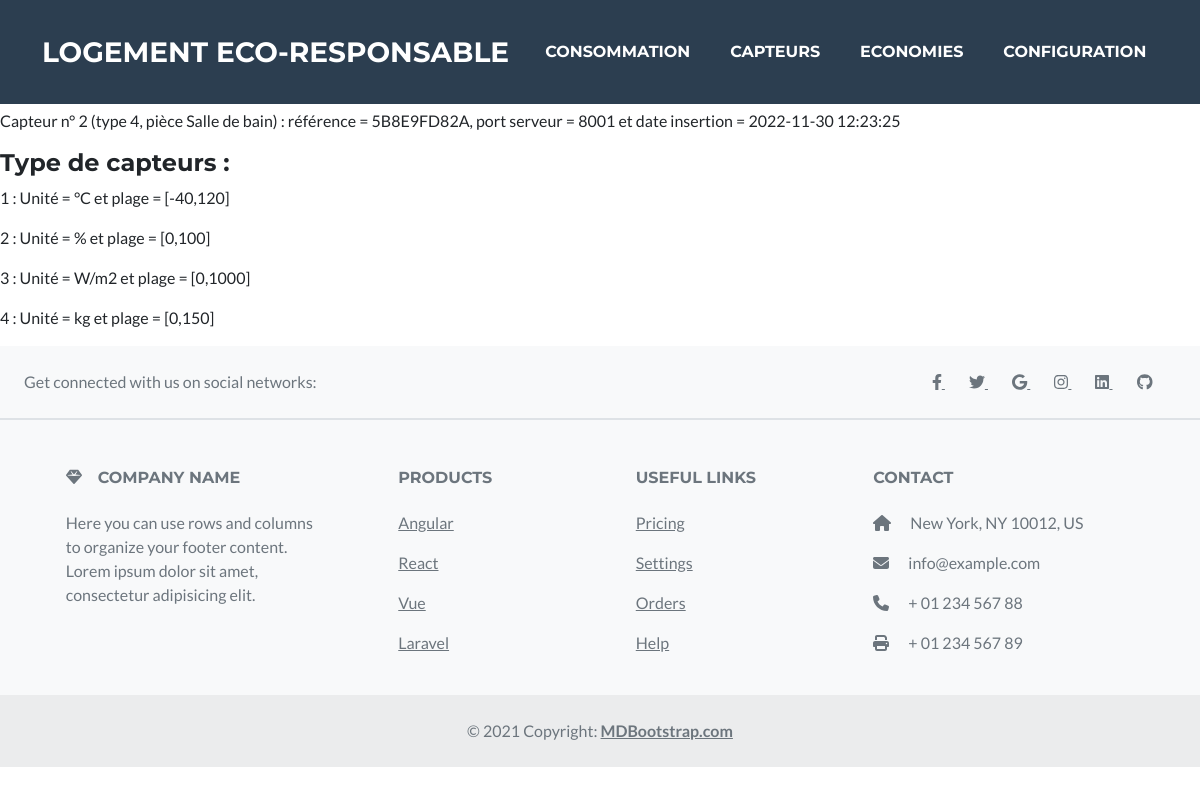
/website_php/capteurs.php, run on an earlier commit of the app's database.
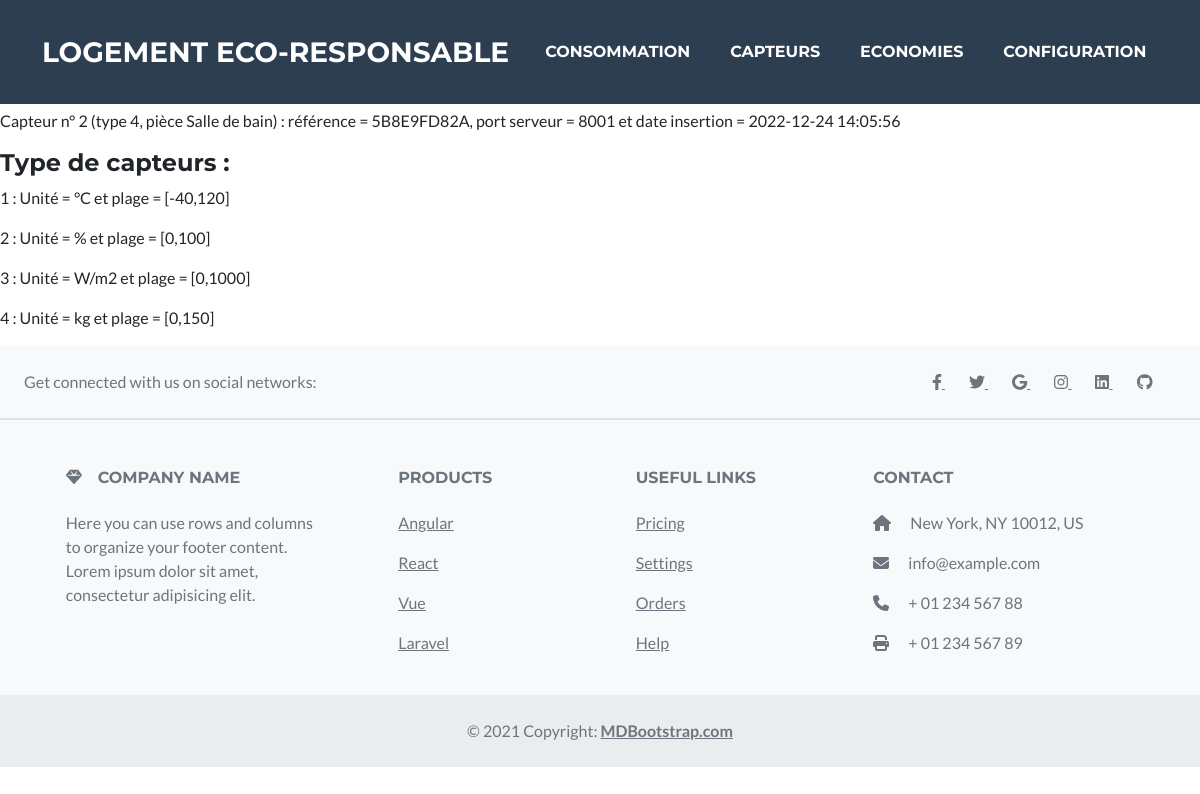
And on a later commit of the database.
### tables this page shows
CREATE TABLE Capteur (id INTEGER PRIMARY KEY AUTOINCREMENT, Ref_Commerciale TEXT NOT NULL, Port_Serveur INT NOT NULL, Date_Insertion TIMESTAMP DEFAULT CURRENT_TIMESTAMP, 
	Id_Type INTEGER NOT NULL, FOREIGN KEY (Id_Type) REFERENCES Type_Capteur(id));

CREATE TABLE Piece (id  INTEGER PRIMARY KEY AUTOINCREMENT, Nom TEXT NOT NULL, Coord_x REAL, Coord_y REAL, Coord_z REAL);

CREATE TABLE Type_Capteur (id INTEGER PRIMARY KEY AUTOINCREMENT, Unite TEXT NOT NULL, Plage_Debut REAL, Plage_Fin REAL);

### website_php/capteurs.php (the view, shortened to what this page needs)
<!DOCTYPE html>
<html lang="en">
<head>
  <?php include('includes/header.php'); ?>
</head>
<body class="fixed-sn mdb-skin-custom">
  <?php include('includes/navigation.php'); ?>
<main class="">
<section id="capteurs">
<h4>Vous trouverez ici toutes les informations concernant les capteurs </h4>
<?php
$db = new SQLite3('../logement.db');
$stm = $db->prepare('SELECT * FROM Capteur');
$res = $stm->execute();
while ($row = $res->fetchArray()): ?>
  <?php
  $stm_Piece_Capteur = $db->prepare('SELECT id_piece FROM Piece_Possede_Capteur WHERE id_capteur = ?');
  $stm_Piece_Capteur->bindValue(1,$row[0],SQLITE3_INTEGER);
  $res_Piece_Capteur = $stm_Piece_Capteur->execute();
  $row_Piece_Capteur = $res_Piece_Capteur->fetchArray();
  $stm_Piece = $db->prepare('SELECT Nom FROM Piece WHERE id = ?');
  $stm_Piece->bindValue(1,$row_Piece_Capteur[0]);
  $res_Piece = $stm_Piece->execute();
  $row_Piece = $res_Piece->fetchArray();
  ?>
  <p> <?php echo "Capteur n° {$row[0]} (type {$row[4]}, pièce $row_Piece[0]) : référence = {$row[1]}, port serveur = {$row[2]} et date insertion = {$row[3]}\n"; ?> </p>
<?php endwhile; ?>
<h4>Type de capteurs : </h4>
<?php
$stm = $db->prepare('SELECT * FROM Type_Capteur');
$res = $stm->execute();
while ($row = $res->fetchArray()): ?>
  <p> <?php echo "$row[0] : Unité = $row[1] et plage = [$row[2],$row[3]]"; ?> </p>
<?php endwhile; ?>
</section>
</main>
<?php include('includes/footer_style.php'); ?>
</body>
</html>

### website_php/includes/header.php (shortened to what this page needs)
<link href="css/styles.css" rel="stylesheet" />
<link rel="stylesheet" href="https://cdnjs.cloudflare.com/ajax/libs/font-awesome/5.15.3/css/all.min.css">
<link rel="stylesheet" href="https://mdbcdn.b-cdn.net/wp-content/themes/mdbootstrap4/docs-app/css/compiled-4.20.0.min.css">

### website_php/includes/navigation.php (shortened to what this page needs)
<nav class="navbar navbar-expand-lg bg-secondary text-uppercase fixed-top" id="mainNav">
    <div class="container">
        <a class="navbar-brand" href="index.php">Logement Eco-Responsable</a>
        <div class="collapse navbar-collapse" id="navbarResponsive">
            <ul class="navbar-nav ms-auto">
                <li class="nav-item mx-0 mx-lg-1"><a class="nav-link py-3 px-0 px-lg-3 rounded" href="consommation.php">Consommation</a></li>
                <li class="nav-item mx-0 mx-lg-1"><a class="nav-link py-3 px-0 px-lg-3 rounded" href="capteurs.php">Capteurs</a></li>
                <li class="nav-item mx-0 mx-lg-1"><a class="nav-link py-3 px-0 px-lg-3 rounded" href="economies.php">Economies</a></li>
                <li class="nav-item mx-0 mx-lg-1"><a class="nav-link py-3 px-0 px-lg-3 rounded" href="configuration.php">Configuration</a></li>
            </ul>
        </div>
    </div>
</nav>

### website_php/includes/footer_style.php (shortened to what this page needs)
<footer class="text-center text-lg-start bg-light text-muted">
  <section class="d-flex justify-content-center justify-content-lg-between p-4 border-bottom">
    <div class="me-5 d-none d-lg-block">
      <span>Get connected with us on social networks:</span>
    </div>
    <div>
      <a href="" class="me-4 text-reset">
        <i class="fab fa-facebook-f"></i>
      </a>
      <a href="" class="me-4 text-reset">
        <i class="fab fa-twitter"></i>
      </a>
      <a href="" class="me-4 text-reset">
        <i class="fab fa-google"></i>
      </a>
      <a href="" class="me-4 text-reset">
        <i class="fab fa-instagram"></i>
      </a>
      <a href="" class="me-4 text-reset">
        <i class="fab fa-linkedin"></i>
      </a>
      <a href="" class="me-4 text-reset">
        <i class="fab fa-github"></i>
      </a>
    </div>
  </section>
  <section class="">
    <div class="container text-center text-md-start mt-5">
      <div class="row mt-3">
        <div class="col-md-3 col-lg-4 col-xl-3 mx-auto mb-4">
          <h6 class="text-uppercase fw-bold mb-4">
            <i class="fas fa-gem me-3"></i>Company name
          </h6>
          <p>
            Here you can use rows and columns to organize your footer content. Lorem ipsum
            dolor sit amet, consectetur adipisicing elit.
          </p>
        </div>
        <div class="col-md-2 col-lg-2 col-xl-2 mx-auto mb-4">
          <h6 class="text-uppercase fw-bold mb-4">
            Products
          </h6>
          <p>
            <a href="#!" class="text-reset">Angular</a>
          </p>
          <p>
            <a href="#!" class="text-reset">React</a>
          </p>
          <p>
            <a href="#!" class="text-reset">Vue</a>
          </p>
          <p>
            <a href="#!" class="text-reset">Laravel</a>
          </p>
        </div>
        <div class="col-md-3 col-lg-2 col-xl-2 mx-auto mb-4">
          <h6 class="text-uppercase fw-bold mb-4">
            Useful links
          </h6>
          <p>
            <a href="#!" class="text-reset">Pricing</a>
          </p>
          <p>
            <a href="#!" class="text-reset">Settings</a>
          </p>
          <p>
            <a href="#!" class="text-reset">Orders</a>
          </p>
          <p>
            <a href="#!" class="text-reset">Help</a>
          </p>
        </div>
        <div class="col-md-4 col-lg-3 col-xl-3 mx-auto mb-md-0 mb-4">
          <h6 class="text-uppercase fw-bold mb-4">Contact</h6>
          <p><i class="fas fa-home me-3"></i> New York, NY 10012, US</p>
          <p>
            <i class="fas fa-envelope me-3"></i>
            info@example.com
          </p>
          <p><i class="fas fa-phone me-3"></i> + 01 234 567 88</p>
          <p><i class="fas fa-print me-3"></i> + 01 234 567 89</p>
        </div>
      </div>
    </div>
  </section>
  <div class="text-center p-4" style="background-color: rgba(0, 0, 0, 0.05);">
    © 2021 Copyright:
    <a class="text-reset fw-bold" href="https://mdbootstrap.com/">MDBootstrap.com</a>
  </div>
</footer>

What changed in the data, as far as the page shows it:
changed capteur "5B8E9FD82A": Date_Insertion "2022-11-30 12:23:25" → "2022-12-24 14:05:56"
